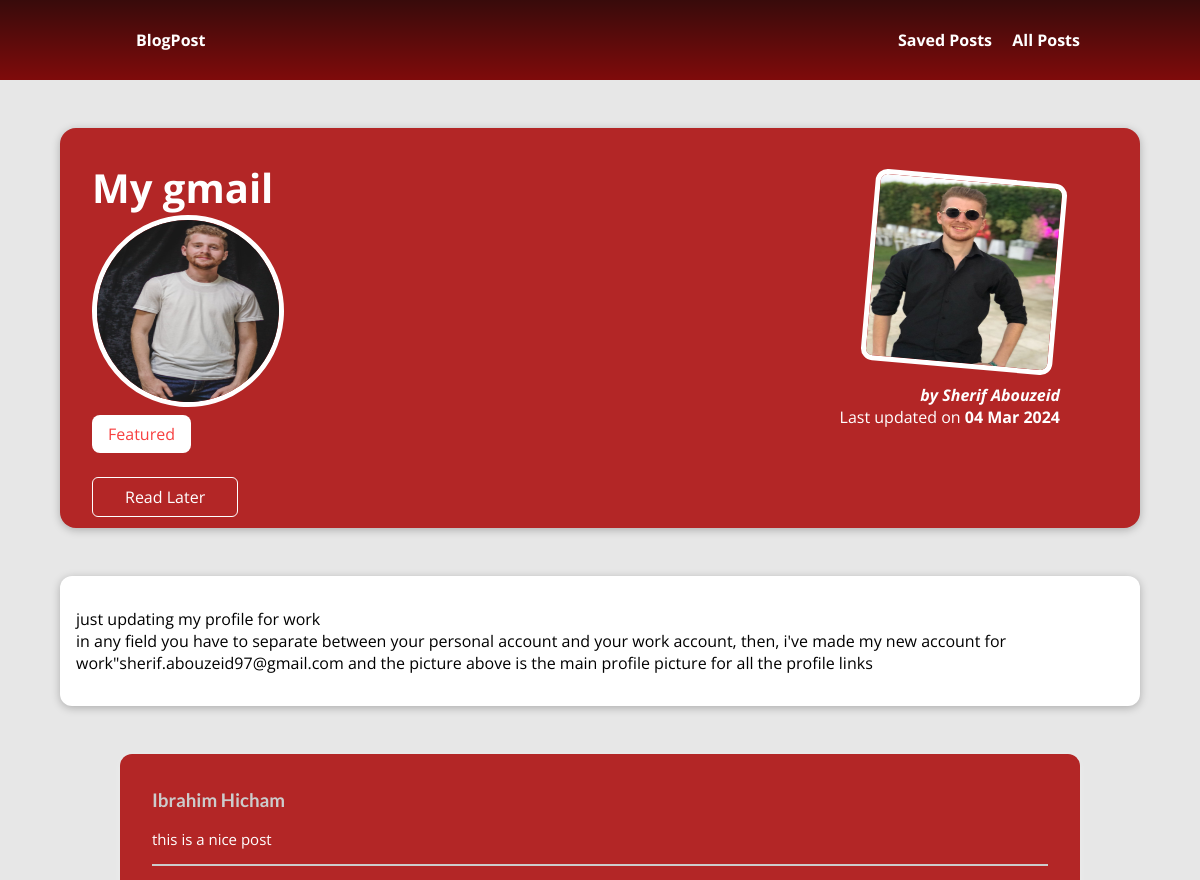
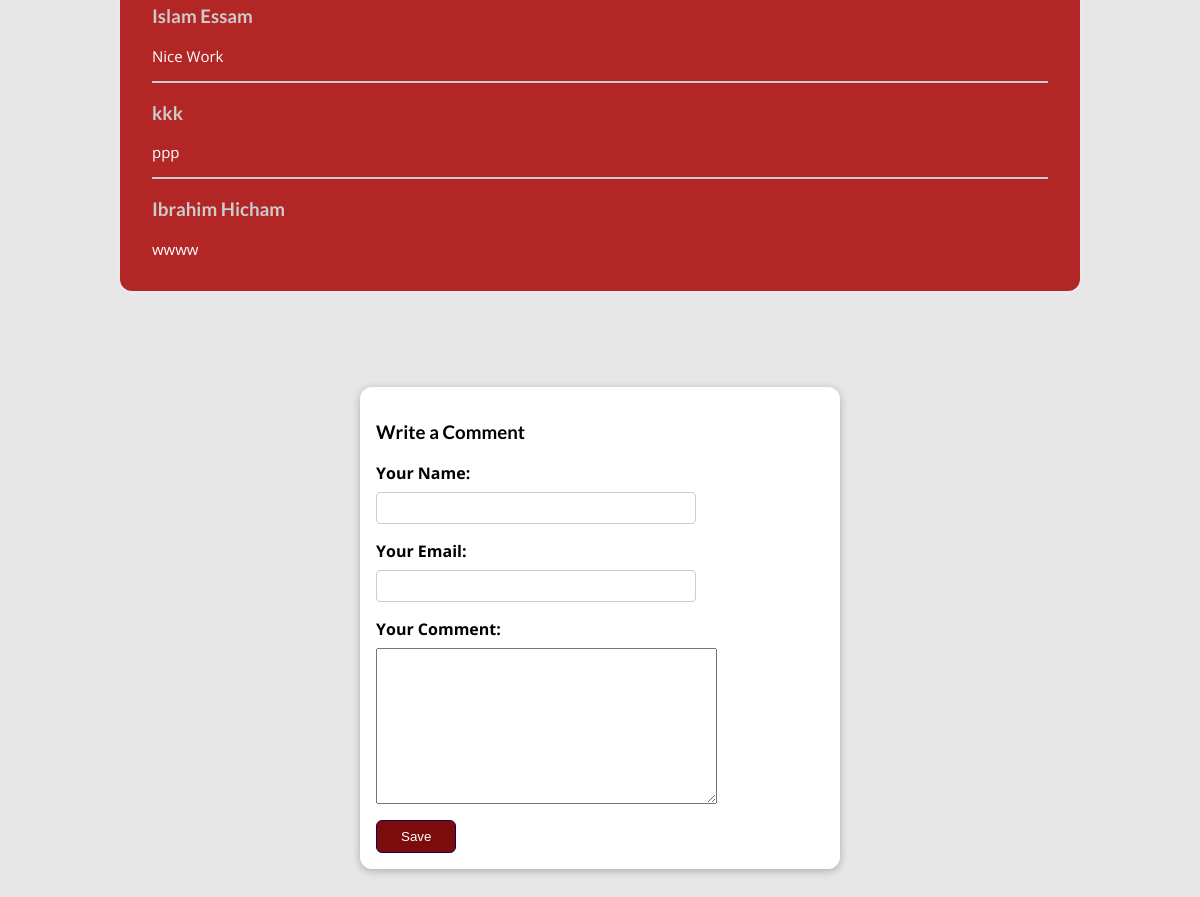
The page /my-gmail on the database its author committed (2 pictures, top to bottom).
### blogpost/models.py (models this page shows, shortened)
class Post(models.Model):
    author = models.ForeignKey(Author, on_delete=models.CASCADE)
    title = models.CharField(max_length=100)
    excerpt = models.CharField(max_length=200)
    image = models.ImageField(upload_to="post/", default="")
    content = models.TextField(validators=[MinLengthValidator(10)])
    time_posted = models.DateField()
    tag = models.ManyToManyField(Tag)
    slug = models.SlugField(default="", blank=True, null=False, db_index=True)

class Tag(models.Model):
    caption = models.CharField(max_length=12)

class Author(models.Model):
    first_name = models.CharField(max_length=100)
    last_name = models.CharField(max_length=100)
    email = models.EmailField(max_length=300)
    image = models.ImageField(upload_to="author/", default="")

class Comment(models.Model):
    user_name= models.CharField(max_length=120)
    user_email = models.EmailField()
    text = models.TextField(max_length=600)
    post = models.ForeignKey(Post, on_delete=models.CASCADE, related_name="comments")

### blogpost/views.py (the view, shortened to what this page needs)
# urls.py: path("<slug:slug>", views.post_detailView.as_view(), name="post-detail"),
class post_detailView(View):
    def is_stored_post(self, request, post_id):
        stored_posts = request.session.get("stored_posts")
        if stored_posts is not None:
            is_saved_for_later = post_id in stored_posts
        else:
            is_saved_for_later = False
        return is_saved_for_later
    def get(self, request, slug):
        post = Post.objects.get(slug=slug)
        context = {
            "post": post,
            "comment_form" : CommentForm(),
            "saved_for_later": self.is_stored_post(request, post.id)
        }
        return render(request, "blogpost/post_detail.html", context)

### blogpost/form.py
class CommentForm(forms.ModelForm):
    class Meta:
        model = Comment
        exclude = ['post']
        labels = {
            "user_name": "Your Name",
            "user_email": "Your Email",
            "text": "Your Comment"
        }

### blogpost/templates/blogpost/post_detail.html (shortened to what this page needs)
{% extends "blogpost/base.html" %}
{% load static %}
{% block css_files %}
<link rel="stylesheet" href="{%static "/blogpost/post_detail.css" %}"/>
{% endblock  %}
{% block content %}
<section id ="summary">
    <h4> {{ post.title }}</h4>
    <img id="postimg" src="{{post.image.url}}" />
    <div>
        {% for tag in post.tag.all %}
            <span class="tag">{{ tag.caption }}</span>
        {% endfor %}
    </div>
    <div id="read-later">
      <form action="{% url "read-later" %}" method="POST">
        <button>
          {% if saved_for_later %}
            Remove from Stored Posts
          {% else %}
            Read Later
          {% endif %}
        </button>
    </form>
    </div>
    <article>
        <img src="{{post.author.image.url}}"/>
        <address>by <a href="mailto: {{post.author.email}}">{{post.author.first_name}} {{post.author.last_name}} </a></address>
        <div>Last updated on <time>{{ post.time_posted|date:"d M Y" }}</time></div>
    </article>
</section>
<main>
  {{ post.content|linebreaks }}
</main>
<section id="comments">
  <ul>
    {% for comment in post.comments.all %}
      <li>
        <h3>{{comment.user_name}}</h3>
        <p>{{comment.text}}</p>
      </li>
    {% endfor %}
    </ul>
</section>
<div>
    <form id="comment" action="{% url "post-detail" post.slug %}" method="POST">
        <h3>Write a Comment</h3>
        {% for field in comment_form %}
          <div class="form-control {% if field.errors %}errors{% endif %}">
            {{field.label_tag }}
            {{field}}
          </div>
        {% endfor %}
        <button>Save</button>
    </form>
  </div>
{% endblock %}

### blogpost/templates/blogpost/base.html (shortened to what this page needs)
{% load static  %}
 <link rel="stylesheet" href="{%static "/blogpost/app.css" %}"/>
<!DOCTYPE html>
<html lang="en">
    <header id="main-navigation">
        <a href="{% url "index" %}">BlogPost</a>
        <nav>
            <a href="{% url "read-later" %}">Saved Posts</a>
            <a href="{% url "all_posts" %}">All Posts</a>
        </nav>
    </header>
<head>
    {% block css_files %}{% endblock  %}
</head>
<body>
   {% block content %}
   {% endblock  %}
</body>
</html>

### blogpost/static/blogpost/app.css (style rules this page uses)
#main-navigation { background-image: linear-gradient(rgb(56, 11, 11), #7f0b0b); }
* { box-sizing: border-box; }
html { font-family: 'Open Sans', 'Lato', sans-serif; }
body { margin: 0; }
h1, h2, h3 { font-family: 'Lato', sans-serif; font-weight: bold; }
#main-navigation { width: 100%; height: 5rem; display: flex; justify-content: space-between; align-items: center; padding: 0 10%; position: absolute; top: 0; left: 0; }
#main-navigation a { text-decoration: none; color: white; font-weight: bold; margin-left: 1rem; }

### blogpost/static/blogpost/post_detail.css (style rules this page uses)
body { background-color: #e7e7e7; }
#summary { margin: 8rem auto 3rem auto; padding: 2rem; width: 90%; max-width: 90rem; border-radius: 16px; background-color: #b32626; position: relative; box-shadow: 0 2px 8px rgba(0, 0, 0, 0.25); height: 25rem; }
#summary h4 { color: white; font-size: 2.5rem; margin-bottom: 0rem; margin-top: 0rem; }
#summary article { position: absolute; top: 2rem; right: 3rem; padding: 1rem 2rem; border-radius: 12px; text-align: right; color: white; }
#postimg { width: 12rem; height: 12rem; border-radius: 100px; transform: rotateZ(5deg); border: 5px solid white; margin-bottom: 1rem; }
#summary article img { width: 12rem; height: 12rem; border-radius: 12px; transform: rotateZ(5deg); border: 5px solid white; margin-bottom: 1rem; }
#summary address { font-weight: bold; }
#summary a { color: white; text-decoration: none; }
#summary time { font-weight: bold; }
main { width: 90%; max-width: 90rem; margin: 3rem auto; background-color: white; padding: 1rem; border-radius: 12px; box-shadow: 0 2px 8px rgba(0, 0, 0, 0.25); }
.tag { background-color: white; color: #f74040; padding: 0.5rem 1rem; border-radius: 8px; }
#comment { margin: 6rem auto; width: 90%; max-width: 30rem; padding: 1rem; border-radius: 12px; background-color: white; box-shadow: 0 2px 8px rgba(0, 0, 0, 0.26); }
button { cursor: pointer; padding: 0.5rem 1.5rem; border-radius: 6px; background-color: #7c0c0c; color: white; border: 1px solid #1f0050; }
.form-control { margin-bottom: 1rem; }
.form-control input { font: inherit; padding: 0.25rem; border-radius: 4px; border: 1px solid #ccc; display: block; width: 20rem; }
.form-control label { font-weight: bold; display: block; margin-bottom: 0.5rem; }
#comments { margin: 3rem auto; width: 90%; max-width: 60rem; border-radius: 12px; background-color: #b32626; box-shadow: 0 2px 8px rgba(255, 255, 255, 0.25); padding: 1rem 2rem; }
#comments p { color: white; font-size: 15; }
#comments ul { list-style: none; margin: 0; padding: 0; }
#comments li { margin-bottom: 1rem; border-bottom: 2px solid #ccc; }
#comments li:last-of-type { border-bottom: none; }
#comments h3 { color: #ccc; }
#read-later { margin: 2rem 0; }
#read-later button { background-color: transparent; border: 1px solid white; padding: 0.5rem 2rem; font: inherit; color: white; cursor: pointer; }

### rows shown on the page
Post: title "My gmail", image (picture), author.image (picture), author.first_name "Sherif", author.last_name "Abouzeid", time_posted "04 Mar 2024", content "just updating my profile for work in any field you have to separate between your personal account and your work account, then, i've made my new account for work\"sherif.abouzeid97@gmail.com and the picture above is the main profile picture for all the profile links"
Tag: caption "Featured"
Comment: user_name "Ibrahim Hicham", text "this is a nice post"
Comment: user_name "Islam Essam", text "Nice Work"
Comment: user_name "kkk", text "ppp"
Comment: user_name "Ibrahim Hicham", text "wwww"

### other values the page prints
{{ field.label_tag }} "Your Name:" "Your Email:" "Your Comment:"
